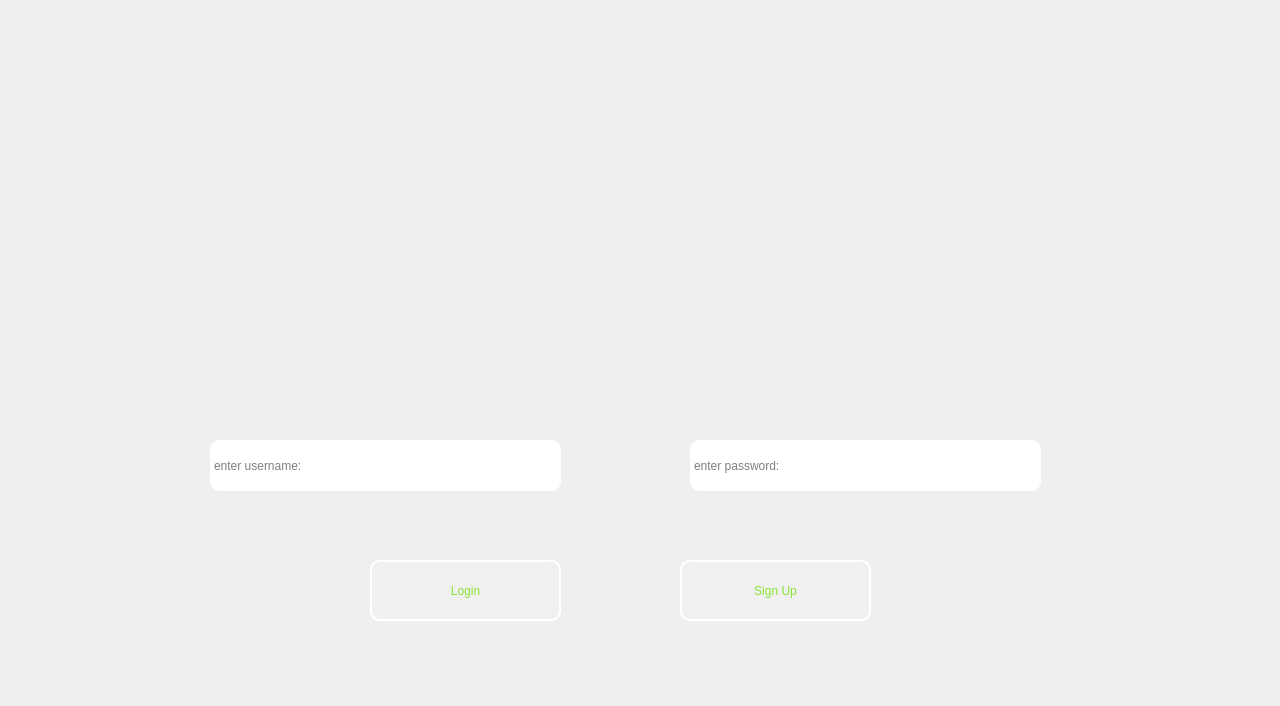
<?xml version="1.0" encoding="UTF-8"?>
<ui version="4.0">
 <class>MainWindow</class>
 <widget class="QMainWindow" name="MainWindow">
  <property name="geometry">
   <rect>
    <x>0</x>
    <y>0</y>
    <width>1280</width>
    <height>706</height>
   </rect>
  </property>
  <property name="minimumSize">
   <size>
    <width>10</width>
    <height>10</height>
   </size>
  </property>
  <property name="maximumSize">
   <size>
    <width>1280</width>
    <height>720</height>
   </size>
  </property>
  <property name="windowTitle">
   <string>MainWindow</string>
  </property>
  <widget class="QWidget" name="centralwidget">
   <property name="minimumSize">
    <size>
     <width>10</width>
     <height>10</height>
    </size>
   </property>
   <property name="maximumSize">
    <size>
     <width>1280</width>
     <height>720</height>
    </size>
   </property>
   <property name="autoFillBackground">
    <bool>false</bool>
   </property>
   <widget class="QStackedWidget" name="stackedWidget">
    <property name="geometry">
     <rect>
      <x>0</x>
      <y>0</y>
      <width>1280</width>
      <height>731</height>
     </rect>
    </property>
    <property name="minimumSize">
     <size>
      <width>10</width>
      <height>10</height>
     </size>
    </property>
    <property name="maximumSize">
     <size>
      <width>8000</width>
      <height>8000</height>
     </size>
    </property>
    <widget class="QWidget" name="page_1">
     <property name="minimumSize">
      <size>
       <width>1280</width>
       <height>720</height>
      </size>
     </property>
     <property name="maximumSize">
      <size>
       <width>1280</width>
       <height>720</height>
      </size>
     </property>
     <widget class="QLabel" name="label">
      <property name="geometry">
       <rect>
        <x>0</x>
        <y>-1</y>
        <width>1280</width>
        <height>711</height>
       </rect>
      </property>
      <property name="minimumSize">
       <size>
        <width>10</width>
        <height>10</height>
       </size>
      </property>
      <property name="maximumSize">
       <size>
        <width>8000</width>
        <height>8000</height>
       </size>
      </property>
      <property name="text">
       <string/>
      </property>
      <property name="pixmap">
       <pixmap resource="pictures.qrc">:/newPrefix/static/login_picture.jpg</pixmap>
      </property>
      <property name="scaledContents">
       <bool>true</bool>
      </property>
     </widget>
     <widget class="QLineEdit" name="username_field">
      <property name="geometry">
       <rect>
        <x>210</x>
        <y>440</y>
        <width>351</width>
        <height>51</height>
       </rect>
      </property>
      <property name="styleSheet">
       <string notr="true"> border: 2px solid white;
 border-radius: 10px;</string>
      </property>
      <property name="placeholderText">
       <string>enter username:</string>
      </property>
     </widget>
     <widget class="QLineEdit" name="password_field">
      <property name="geometry">
       <rect>
        <x>690</x>
        <y>440</y>
        <width>351</width>
        <height>51</height>
       </rect>
      </property>
      <property name="styleSheet">
       <string notr="true"> border: 2px solid white;
 border-radius: 10px;</string>
      </property>
      <property name="placeholderText">
       <string>enter password:</string>
      </property>
     </widget>
     <widget class="QPushButton" name="login_btn">
      <property name="geometry">
       <rect>
        <x>370</x>
        <y>560</y>
        <width>191</width>
        <height>61</height>
       </rect>
      </property>
      <property name="styleSheet">
       <string notr="true"> border: 2px solid white;
color: rgb(138, 226, 52);
background-color: rgb(255, 255, 255,12);
 border-radius: 10px;</string>
      </property>
      <property name="text">
       <string>Login</string>
      </property>
      <property name="autoDefault">
       <bool>false</bool>
      </property>
      <property name="default">
       <bool>false</bool>
      </property>
     </widget>
     <widget class="QPushButton" name="sign_up_btn">
      <property name="geometry">
       <rect>
        <x>680</x>
        <y>560</y>
        <width>191</width>
        <height>61</height>
       </rect>
      </property>
      <property name="styleSheet">
       <string notr="true"> border: 2px solid white;
color: rgb(138, 226, 52);
background-color: rgb(255, 255, 255,12);

 border-radius: 10px;</string>
      </property>
      <property name="text">
       <string>Sign Up</string>
      </property>
     </widget>
     <zorder>label</zorder>
     <zorder>sign_up_btn</zorder>
     <zorder>password_field</zorder>
     <zorder>username_field</zorder>
     <zorder>login_btn</zorder>
    </widget>
    <widget class="QWidget" name="page_2">
     <widget class="QLabel" name="label_2">
      <property name="enabled">
       <bool>true</bool>
      </property>
      <property name="geometry">
       <rect>
        <x>0</x>
        <y>-10</y>
        <width>1280</width>
        <height>720</height>
       </rect>
      </property>
      <property name="minimumSize">
       <size>
        <width>1280</width>
        <height>720</height>
       </size>
      </property>
      <property name="maximumSize">
       <size>
        <width>1280</width>
        <height>720</height>
       </size>
      </property>
      <property name="styleSheet">
       <string notr="true"/>
      </property>
      <property name="text">
       <string/>
      </property>
      <property name="pixmap">
       <pixmap resource="pictures.qrc">:/newPrefix/static/msg_background.jpg</pixmap>
      </property>
      <property name="scaledContents">
       <bool>true</bool>
      </property>
      <property name="textInteractionFlags">
       <set>Qt::NoTextInteraction</set>
      </property>
     </widget>
     <widget class="QTextEdit" name="chat">
      <property name="geometry">
       <rect>
        <x>480</x>
        <y>20</y>
        <width>771</width>
        <height>581</height>
       </rect>
      </property>
      <property name="minimumSize">
       <size>
        <width>10</width>
        <height>10</height>
       </size>
      </property>
      <property name="styleSheet">
       <string notr="true">border: 3px light green; 
                  background-color: rgba(0, 255, 255, 90);
border-radius: 10px;</string>
      </property>
      <property name="readOnly">
       <bool>true</bool>
      </property>
      <property name="html">
       <string>&lt;!DOCTYPE HTML PUBLIC &quot;-//W3C//DTD HTML 4.0//EN&quot; &quot;http://www.w3.org/TR/REC-html40/strict.dtd&quot;&gt;
&lt;html&gt;&lt;head&gt;&lt;meta name=&quot;qrichtext&quot; content=&quot;1&quot; /&gt;&lt;style type=&quot;text/css&quot;&gt;
p, li { white-space: pre-wrap; }
&lt;/style&gt;&lt;/head&gt;&lt;body style=&quot; font-family:'Apercu Mono'; font-size:11pt; font-weight:400; font-style:normal;&quot;&gt;
&lt;p style=&quot;-qt-paragraph-type:empty; margin-top:0px; margin-bottom:0px; margin-left:0px; margin-right:0px; -qt-block-indent:0; text-indent:0px;&quot;&gt;&lt;br /&gt;&lt;/p&gt;&lt;/body&gt;&lt;/html&gt;</string>
      </property>
     </widget>
     <widget class="QTextEdit" name="text_to_send">
      <property name="geometry">
       <rect>
        <x>480</x>
        <y>620</y>
        <width>591</width>
        <height>61</height>
       </rect>
      </property>
      <property name="minimumSize">
       <size>
        <width>10</width>
        <height>10</height>
       </size>
      </property>
      <property name="styleSheet">
       <string notr="true">border: 3px light green; 
                  background-color: rgba(0, 255, 255, 90);
border-radius: 10px;</string>
      </property>
      <property name="html">
       <string>&lt;!DOCTYPE HTML PUBLIC &quot;-//W3C//DTD HTML 4.0//EN&quot; &quot;http://www.w3.org/TR/REC-html40/strict.dtd&quot;&gt;
&lt;html&gt;&lt;head&gt;&lt;meta name=&quot;qrichtext&quot; content=&quot;1&quot; /&gt;&lt;style type=&quot;text/css&quot;&gt;
p, li { white-space: pre-wrap; }
&lt;/style&gt;&lt;/head&gt;&lt;body style=&quot; font-family:'Apercu Mono'; font-size:11pt; font-weight:400; font-style:normal;&quot;&gt;
&lt;p style=&quot;-qt-paragraph-type:empty; margin-top:0px; margin-bottom:0px; margin-left:0px; margin-right:0px; -qt-block-indent:0; text-indent:0px;&quot;&gt;&lt;br /&gt;&lt;/p&gt;&lt;/body&gt;&lt;/html&gt;</string>
      </property>
     </widget>
     <widget class="QPushButton" name="send_btn">
      <property name="geometry">
       <rect>
        <x>1080</x>
        <y>620</y>
        <width>171</width>
        <height>61</height>
       </rect>
      </property>
      <property name="styleSheet">
       <string notr="true"> border: 2px solid white;
color: rgb(7,11,55);
 border-radius: 10px;</string>
      </property>
      <property name="text">
       <string>Send</string>
      </property>
     </widget>
     <widget class="QLineEdit" name="lineEdit">
      <property name="geometry">
       <rect>
        <x>130</x>
        <y>140</y>
        <width>241</width>
        <height>51</height>
       </rect>
      </property>
      <property name="styleSheet">
       <string notr="true">border: 3px light green; 
                  background-color: rgba(0, 255, 255, 90);
border-radius: 10px;</string>
      </property>
      <property name="placeholderText">
       <string>search user:</string>
      </property>
     </widget>
     <widget class="QComboBox" name="comboBox">
      <property name="geometry">
       <rect>
        <x>130</x>
        <y>30</y>
        <width>251</width>
        <height>51</height>
       </rect>
      </property>
      <property name="styleSheet">
       <string notr="true">border: 3px light green; 
color: rgb(85, 87, 83);
                  background-color: rgba(0, 255, 255, 90);
border-radius: 10px;</string>
      </property>
      <item>
       <property name="text">
        <string>select chat:</string>
       </property>
      </item>
     </widget>
    </widget>
   </widget>
  </widget>
 </widget>
 <resources>
  <include location="pictures.qrc"/>
 </resources>
 <connections/>
</ui>
